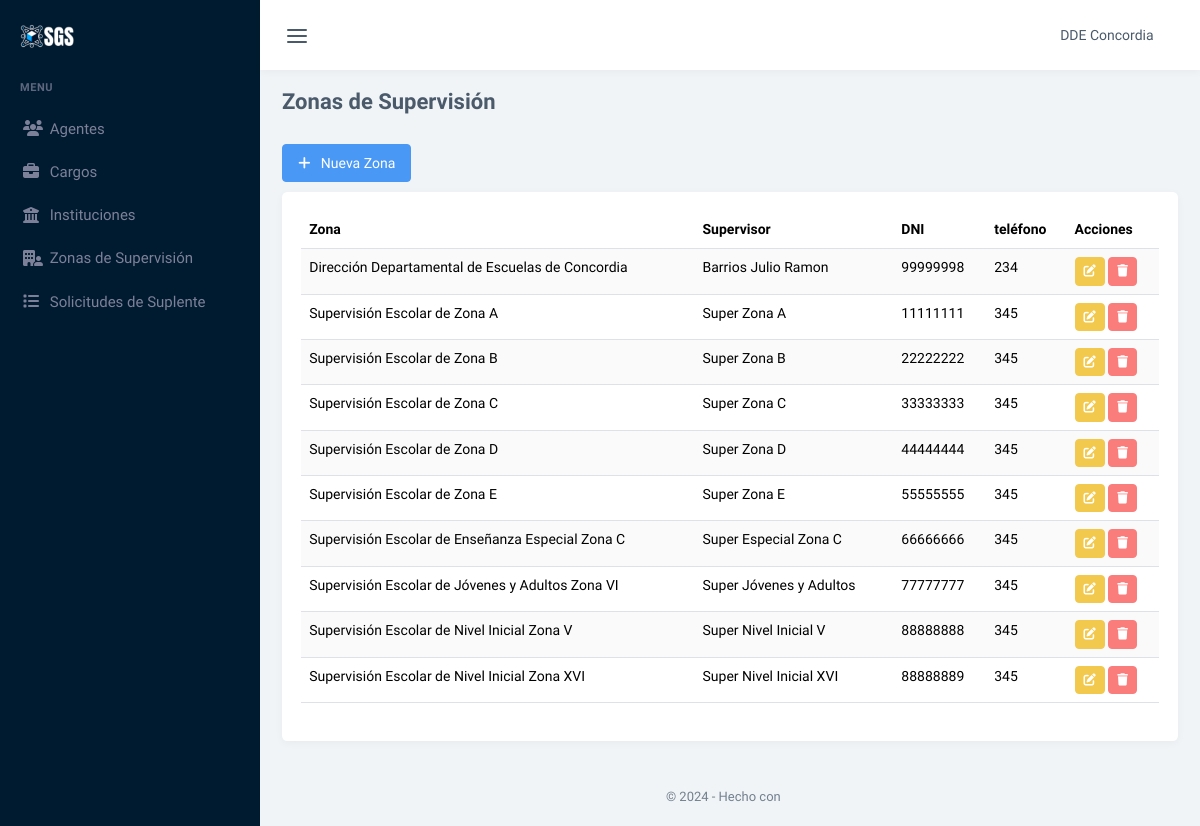
/zonasSupervision (signed in), run on the app's committed database.
### tables this page shows
CREATE TABLE `zonas_supervision` (
  `id_ZonaSupervision` smallint(6) UNSIGNED NOT NULL,
  `nombre` varchar(100) NOT NULL,
  `id_Supervisor` int(11) UNSIGNED DEFAULT NULL,
  `eliminado` tinyint(1) NOT NULL DEFAULT 0
);

CREATE TABLE `agentes` (
  `id_Agente` int(11) UNSIGNED NOT NULL,
  `apellido` varchar(100) NOT NULL,
  `nombre` varchar(100) NOT NULL,
  `dni` int(11) UNSIGNED NOT NULL,
  `telefono` int(11) UNSIGNED DEFAULT NULL,
  `direccion` varchar(100) DEFAULT NULL,
  `email` varchar(100) NOT NULL,
  `usuario` varchar(100) NOT NULL,
  `password` varchar(100) NOT NULL,
  `id_Rol` tinyint(4) UNSIGNED NOT NULL,
  `eliminado` tinyint(1) NOT NULL DEFAULT 0
);

### controladores/controlador.plantilla.php (called while the page is built, shortened)
<?php
class ControladorPlantilla{
    public function ctrMostrarPlantilla(){
        include 'vistas/plantilla.php';
    }
}

### index.php (called while the page is built, shortened)
<?php
require_once 'controladores/controlador.plantilla.php';
require_once 'controladores/controlador.agentes.php';
require_once 'controladores/controlador.zonasSupervision.php';
require_once 'modelos/modelo.zonasSupervision.php';
$plantilla = new ControladorPlantilla();
$plantilla -> ctrMostrarPlantilla();

### modelos/conexion.php (called while the page is built, shortened)
<?php
class Conexion
{
	static public function conectar()
	{
		try {
			$link = new PDO(
				"mysql:host=" . self::HOST . ";dbname=" . self::DBNAME,
				self::USER,
				self::PASSWORD
			);
			$link->exec("set names utf8");
			return $link;
		} catch (PDOException $e) {
			die("Error en la conexión a la base de datos: " . $e->getMessage());
		}
	}
}

### modelos/modelo.zonasSupervision.php (called while the page is built, shortened)
<?php
require_once 'conexion.php';
class ModeloZonas{
    static public function mdlMostrarZonas($zona, $valor)
    {
        if ($zona != null) {
            try {
                $stmt = Conexion::conectar()->prepare("SELECT z.id_ZonaSupervision, z.nombre as zona, a.id_Agente ,a.apellido,a.nombre,a.dni ,CONCAT(a.apellido ,', ', a.nombre ,' - DNI:', a.dni) as supervisor , a.telefono FROM `agentes` as a inner join `zonas_supervision` as z ON z.id_Supervisor = a.id_Agente
                and $zona=:valor and z.eliminado = 0");
                $stmt->bindParam(":valor", $valor, PDO::PARAM_INT);
                $stmt->execute();
                return $stmt->fetch(PDO::FETCH_ASSOC);
            } catch (Exception $e) {
                return "Error: " . $e->getMessage();
            }
        } else {
            try {
                $zonas = Conexion::conectar()->prepare("SELECT z.id_ZonaSupervision, z.nombre as zona, a.id_Agente ,a.apellido,a.nombre,a.dni ,CONCAT(a.apellido ,', ', a.nombre ,' - DNI:', a.dni) as supervisor , a.telefono FROM `agentes` as a inner join `zonas_supervision` as z ON z.id_Supervisor = a.id_Agente and z.eliminado = 0");
                $zonas->execute();
                return $zonas->fetchAll(PDO::FETCH_ASSOC);
            } catch (Exception $e) {
                return "Error: " . $e->getMessage();
            }
        }
    }
}

### controladores/controlador.zonasSupervision.php (called while the page is built, shortened)
<?php
class ControladorZonas{
    static public function ctrMostrarZonas($zona,$valor){
        $respuesta = ModeloZonas::mdlMostrarZonas($zona,$valor);
        return $respuesta;
    }
}

### vistas/modulos/zonasSupervision.php (the view, shortened to what this page needs)
<div class="container-xxl">
    <div class="py-3 d-flex align-items-sm-center flex-sm-row flex-column">
        <div class="flex-grow-1">
            <h4 class="fs-22 fw-bold m-0">Zonas de Supervisión</h4>
        </div>
    </div>
    <div class="py-2 d-flex align-items-sm-center flex-sm-row flex-column">
        <div class="d-flex flex-wrap gap-2">
            <a href="nueva_zona" class="btn btn-primary"><i class="fas fa-plus"></i> &nbsp; Nueva Zona</a>
        </div>
    </div>
    <div class="row">
        <div class="col-12">
            <div class="card">
                <div class="card-body">
                    <table id="tablaES" class="table table-striped dt-responsive nowrap w-100">
                        <thead>
                            <tr>
                                <th>Zona</th>
                                <th>Supervisor</th>
                                <th>DNI</th>
                                <th>teléfono</th>
                                <th>Acciones</th>
                            </tr>
                        </thead>
                        <tbody>
                            <?php
                            $zonasSupervision = ControladorZonas::ctrMostrarZonas(null, null);
                            foreach ($zonasSupervision as $key => $value) {
                            ?>
                            <tr style="background-color:#000888">
                                <td> <?php echo $value["zona"] ?></td>
                                <td> <?php echo $value["apellido"] . ' ' . $value["nombre"] ?></td>
                                <td> <?php echo $value["dni"] ?></td>
                                <td> <?php echo $value["telefono"] ?></td>
                                <td><a href="editar_zona/<?php echo $value["id_ZonaSupervision"] ?>" class="btn btn-warning btn-sm"><i class="fas fa-edit"></i></a>
                                    <button
                                        class="btn btn-danger btn-sm btnEliminarZona"
                                        zona = <?php echo $value["zona"]; ?>
                                        id_ZonaSupervision = <?php echo $value["id_ZonaSupervision"]; ?>>
                                        <i class="fas fa-trash"></i>
                                    </button>
                                </td>
                            </tr>
                            <?php } ?>
                        </tbody>
                    </table>
                </div>
            </div>
        </div>
    </div>
</div>

### data on the page
zonas_supervision: nombre "Dirección Departamental de Escuelas de Concordia", id_Supervisor.apellido "Barrios", id_Supervisor.nombre "Julio Ramon", id_Supervisor.dni "99999998", id_Supervisor.telefono "234"
zonas_supervision: nombre "Supervisión Escolar de Zona A", id_Supervisor.apellido "Super", id_Supervisor.nombre "Zona A", id_Supervisor.dni "11111111", id_Supervisor.telefono "345"
zonas_supervision: nombre "Supervisión Escolar de Zona B", id_Supervisor.apellido "Super", id_Supervisor.nombre "Zona B", id_Supervisor.dni "22222222", id_Supervisor.telefono "345"
zonas_supervision: nombre "Supervisión Escolar de Zona C", id_Supervisor.apellido "Super", id_Supervisor.nombre "Zona C", id_Supervisor.dni "33333333", id_Supervisor.telefono "345"
zonas_supervision: nombre "Supervisión Escolar de Zona D", id_Supervisor.apellido "Super", id_Supervisor.nombre "Zona D", id_Supervisor.dni "44444444", id_Supervisor.telefono "345"
zonas_supervision: nombre "Supervisión Escolar de Zona E", id_Supervisor.apellido "Super", id_Supervisor.nombre "Zona E", id_Supervisor.dni "55555555", id_Supervisor.telefono "345"
zonas_supervision: nombre "Supervisión Escolar de Enseñanza Especial Zona C", id_Supervisor.apellido "Super", id_Supervisor.nombre "Especial Zona C", id_Supervisor.dni "66666666", id_Supervisor.telefono "345"
zonas_supervision: nombre "Supervisión Escolar de Jóvenes y Adultos Zona VI", id_Supervisor.apellido "Super", id_Supervisor.nombre "Jóvenes y Adultos", id_Supervisor.dni "77777777", id_Supervisor.telefono "345"
zonas_supervision: nombre "Supervisión Escolar de Nivel Inicial Zona V", id_Supervisor.apellido "Super", id_Supervisor.nombre "Nivel Inicial V", id_Supervisor.dni "88888888", id_Supervisor.telefono "345"
zonas_supervision: nombre "Supervisión Escolar de Nivel Inicial Zona XVI", id_Supervisor.apellido "Super", id_Supervisor.nombre "Nivel Inicial XVI", id_Supervisor.dni "88888889", id_Supervisor.telefono "345"
